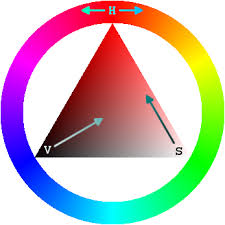
#> input picture projects/money_counter/hsv_color_space.jpeg, 225 x 225 px
$ python hsv_color_picker.py
#> lines starting #> are read from the running program, lines starting #| are printed output that depends on the picture
import cv2
import numpy as np

def nothing(x):
    pass

# Create a window
cv2.namedWindow("Trackbars")

# Create Trackbars for adjusting HSV ranges
cv2.createTrackbar("H Min", "Trackbars", 0, 179, nothing)  # Hue Min
cv2.createTrackbar("S Min", "Trackbars", 255, 255, nothing)  # Saturation Min
cv2.createTrackbar("V Min", "Trackbars", 255, 255, nothing)  # Value Min
cv2.createTrackbar("H Max", "Trackbars", 100, 179, nothing)  # Hue Max
cv2.createTrackbar("S Max", "Trackbars", 255, 255, nothing)  # Saturation Max
cv2.createTrackbar("V Max", "Trackbars", 255, 255, nothing)  # Value Max

lower_hsv = np.zeros((100, 225, 3), np.uint8)
upper_hsv = np.zeros((100, 225, 3), np.uint8)

hsv_image = cv2.imread('hsv_color_space.jpeg')
#> hsv_image is the input picture: shape (225, 225, 3); mean B, G, R 184.3, 184.6, 199.3

while True:
    h_min = cv2.getTrackbarPos("H Min", "Trackbars")
    s_min = cv2.getTrackbarPos("S Min", "Trackbars")
    v_min = cv2.getTrackbarPos("V Min", "Trackbars")
    h_max = cv2.getTrackbarPos("H Max", "Trackbars")
    s_max = cv2.getTrackbarPos("S Max", "Trackbars")
    v_max = cv2.getTrackbarPos("V Max", "Trackbars")

    lower_hsv[:] = (h_min, s_min, v_min)
    img_lower_bgr = cv2.cvtColor(lower_hsv, cv2.COLOR_HSV2BGR)
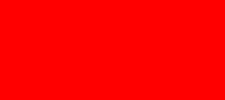
#> img_lower_bgr: shape (100, 225, 3); mean B, G, R 0, 0, 255

    upper_hsv[:] = (h_max, s_max, v_max)
    img_upper_bgr = cv2.cvtColor(upper_hsv, cv2.COLOR_HSV2BGR)
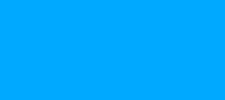
#> img_upper_bgr: shape (100, 225, 3); mean B, G, R 255, 169, 0

    combined_colors = np.hstack((img_lower_bgr, img_upper_bgr))
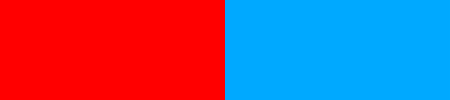
#> combined_colors: shape (100, 450, 3); mean B, G, R 127.5, 84.5, 127.5

    combined_colors_resized = cv2.resize(combined_colors, (hsv_image.shape[1], hsv_image.shape[0]))
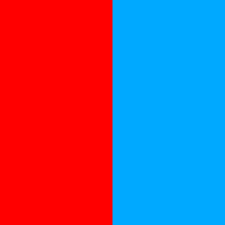
#> combined_colors_resized: shape (225, 225, 3); mean B, G, R 127.5, 84.5, 127.5
    final_combined = np.hstack((combined_colors_resized, hsv_image))
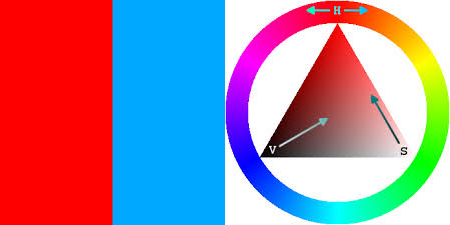
#> final_combined: shape (225, 450, 3); mean B, G, R 155.9, 134.5, 163.4

    cv2.imshow("Trackbars", final_combined)


    if cv2.waitKey(1) == ord('q'):
#> (key q is pressed here)
        break

cv2.destroyAllWindows()

$ run again, with projects/money_counter/imagen_test.jpg copied over projects/money_counter/hsv_color_space.jpeg
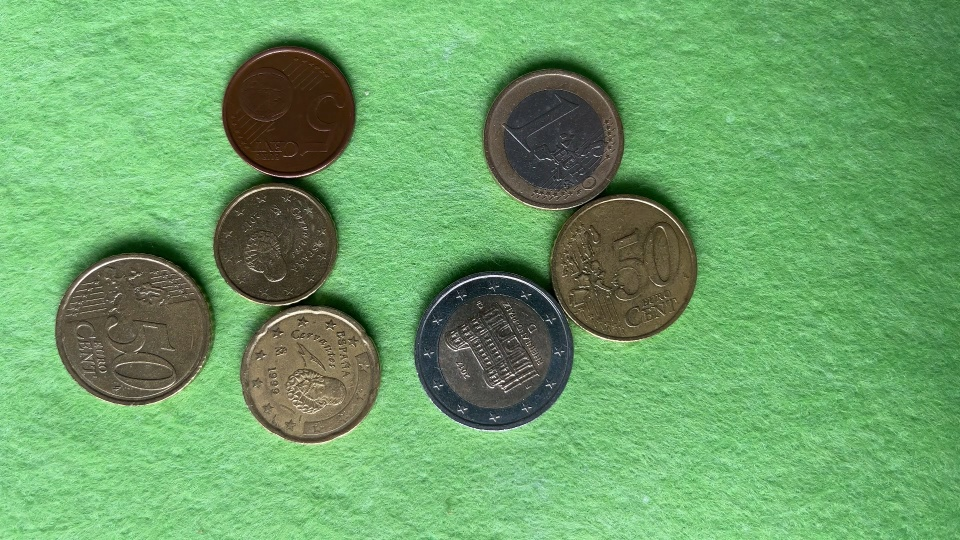
#> input picture projects/money_counter/imagen_test.jpg, 960 x 540 px
#> hsv_image is the input picture: shape (540, 960, 3); mean B, G, R 103.8, 162.5, 107.9
#> `final_combined = np.hstack((combined_colors_resized, hsv_image))`:
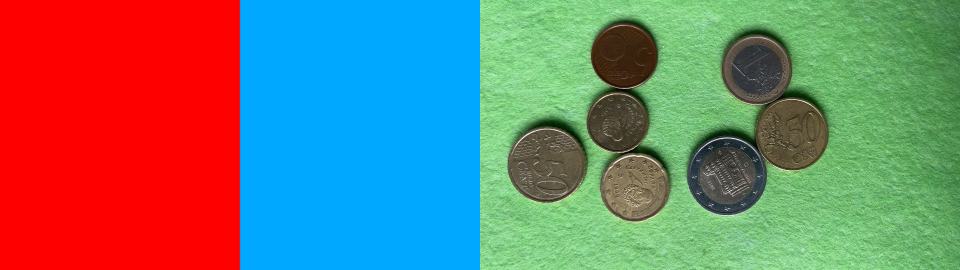
#> final_combined: shape (540, 1920, 3) (shown at 1/2 size); mean B, G, R 115.7, 123.5, 117.7
